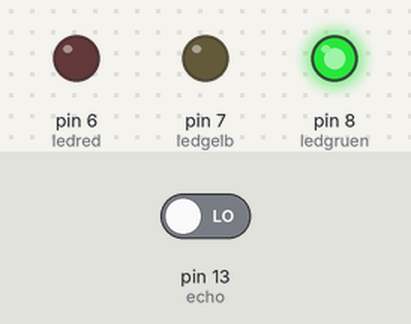
Bench run of a sketch on a simulated Arduino Uno, built with avr-gcc and run on an emulated ATmega328P. Shown: output pins drawn as LEDs (lit = HIGH). The inputs (shaded band) are chosen by the test bench; at power-on: pin 13 (echo) LOW. Pins used as bus, display or sensor lines are not drawn.

Above: at 0.1 s.
At 10.1 s:
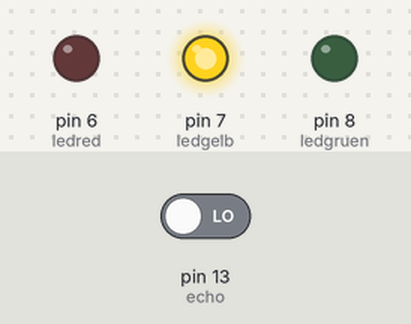
At 11.1 s:
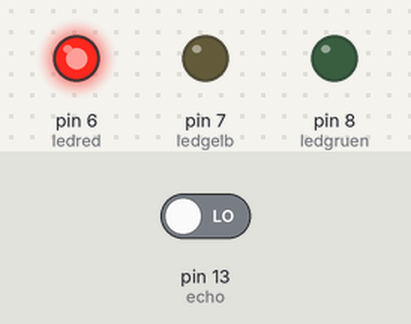
Timing chart, 0 to 12.6 s (numbered marks = the images above):
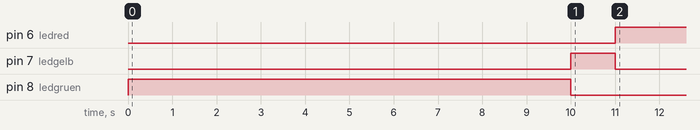

Measured:
- by itself, pin 6 (ledred): LOW → HIGH at 11.0 s
- by itself, pin 7 (ledgelb): LOW → HIGH at 10.0 s, → LOW 1.0 s later
- by itself, pin 8 (ledgruen): LOW → HIGH at 0.00 s, → LOW 10.0 s later

The sketch:

Ampelschaltung.ino
```cpp
//Coded by Sascha Spilewski
const int buzzerpin = 11;
const int trigger=12;
const int echo =13;

const int ledred=6;
const int ledgelb=7;
const int ledgruen=8;

long dauer=0;
long entfernung=0;
int buttonState =0;
bool ampelrot=false;
int timmer= 0;

void setup() {
  pinMode(buzzerpin,OUTPUT);
  pinMode(trigger,OUTPUT);
  pinMode(echo,INPUT);

  pinMode(ledgruen,OUTPUT);
  pinMode(ledgelb,OUTPUT);
  pinMode(ledred,OUTPUT);
}

void loop() {


if(ampelrot ==false){

  timmer = 0;
  noTone(buzzerpin);

  digitalWrite(ledgruen,HIGH);
  delay(10000);
  digitalWrite(ledgruen,LOW);
  digitalWrite(ledgelb,HIGH);
  delay(1000);
  digitalWrite(ledgelb,LOW);
  digitalWrite(ledred,HIGH);

  ampelrot=true;
}
else{
  digitalWrite(trigger, LOW);
  delay(5);
  digitalWrite(trigger, HIGH);
  delay(10);
  digitalWrite(trigger, LOW);
  dauer = pulseIn(echo, HIGH);
  entfernung = (dauer/2) * 0.03432;

  if (entfernung >= 10 || entfernung <= 0){
      noTone(buzzerpin);
  }
  else{
      tone(buzzerpin,200);
  }
  timmer +=15;

  if(timmer >=11000){
        digitalWrite(ledred,LOW);
    digitalWrite(ledgelb,LOW);
    ampelrot=false;
  }
 else if(timmer >=10000){

    digitalWrite(ledgelb,HIGH);
  }

}


}
```
